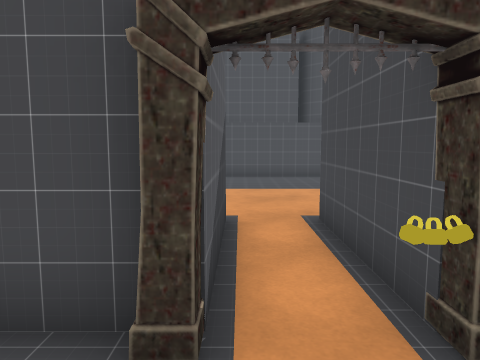
view 1 (above)

13 first-person views from a walk through a scene from a Unity 3-D project. The camera is 1.3 m above the floor, tilts 6° down and sees 70° across. Doors are open. The floor is counted in squares, 1 m on a side. Each view is taken from the middle of a square. On the plan, view 1 faces up. The plan holds only what a view shows up to about 15 squares ahead; the rest is blank. The place goes on beyond the plan. The player is left out. Some animated figures are left out.

view 2
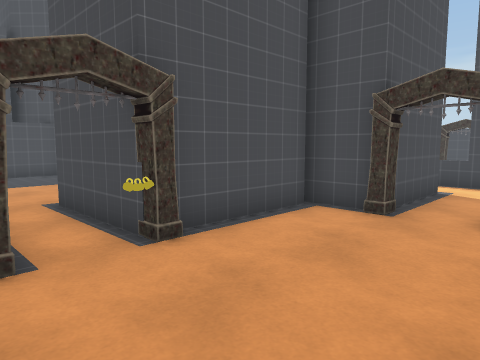

view 3
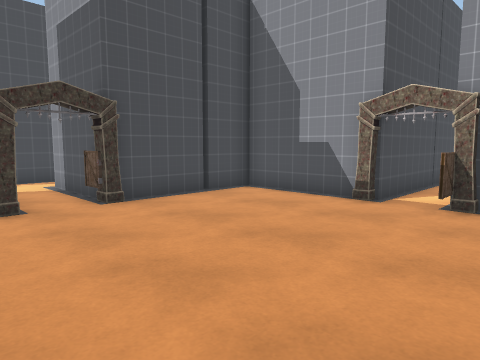

view 4
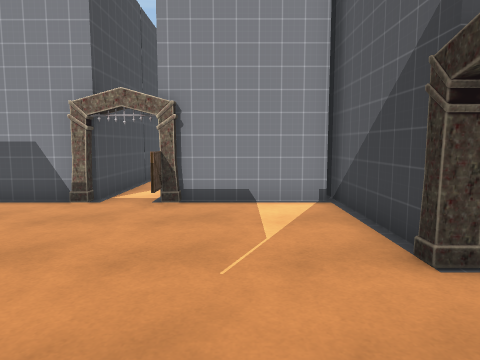

view 5
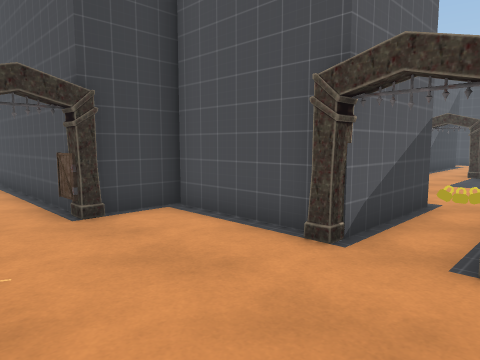

view 6
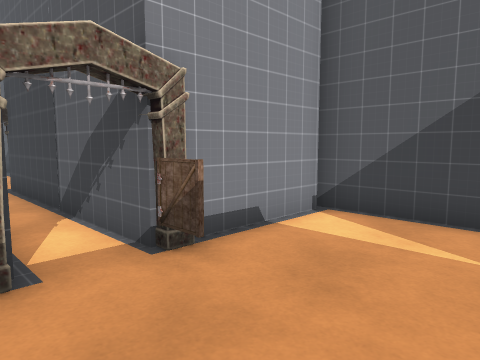

view 7
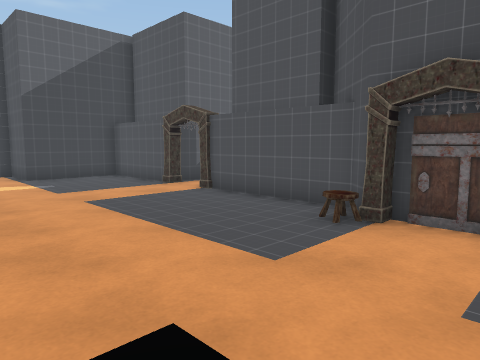

view 8
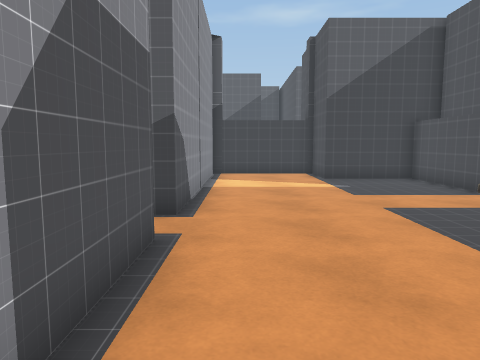

view 9
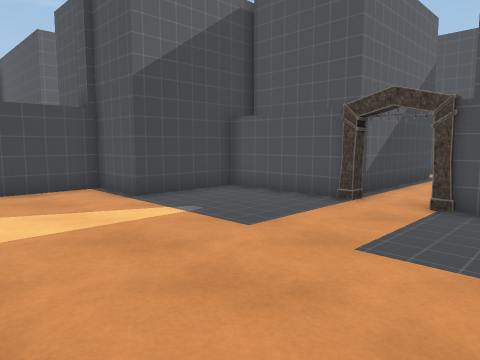

view 10
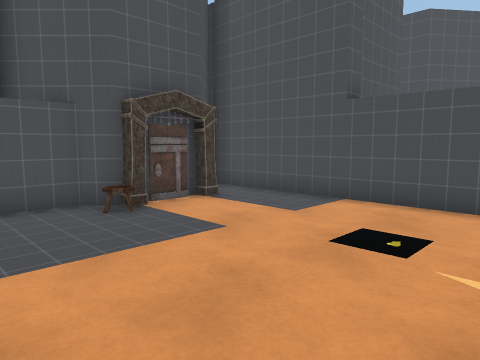

view 11
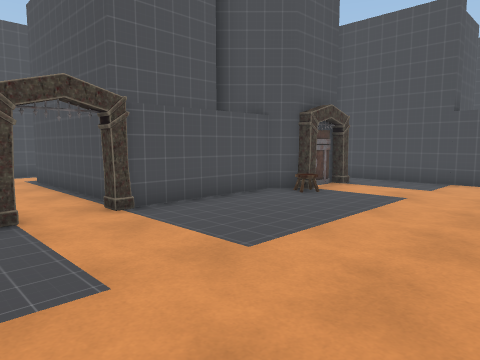

view 12
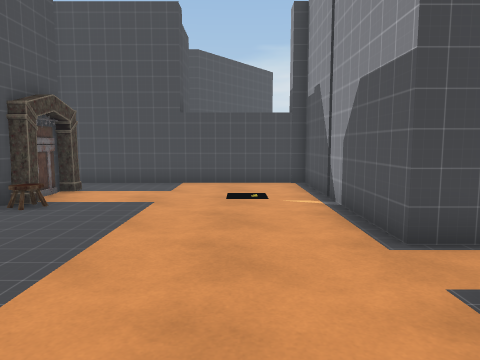

view 13
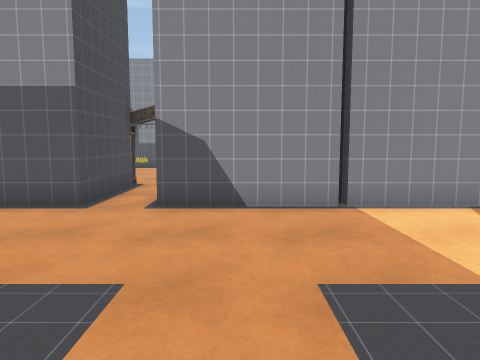

### Floor plan
Points are (right, up) in squares from view 1. A wall is a line through its corners. A room is listed if a view was taken in it or the views show most of it. See-through windows are left out.
Room 1 (views 1, 2, 3, 4, 5, 6)
walls: (-0.6, 2.3) (-4.2, 2.3) (-4.2, 0.5); (1.4, -5.8) (5.5, -5.8) (5.5, -1.5); (5.5, 0.9) (5.5, 2.3) (1.4, 2.3) (1.4, 5.8); (-4.2, -2.1) (-4.2, -6.8); (6.6, -1.3) (9.1, -1.3); (-5.6, 0.3) (-8.6, 0.3); (-0.2, 5.8) (-0.2, 2.4); (-4, -5.8) (-0.5, -5.8); (9.2, 0.7) (6.1, 0.7); (10.9, -1.9) (10.9, 1.3)
ways out: opening at (1, 5) to room 2; opening at (-9, -0.5); opening at (1, -7)
objects: gate (-5, 0); arch (-4, 0); arch (0, -6); gate (0, -5); arch (0, 2); other object (1, 2); arch (5, -1); arch (5, 1); gate (6, -1)
Room 2 (views 7, 8, 9, 10, 11, 12, 13)
walls: (1.4, 5.8) (5.4, 5.8); (-3, 13.5) (-6.9, 13.5) (-6.9, 10.2) (-9.1, 10.2) (-9.1, 5.8); (-0.6, 14.8) (-0.6, 20.2); (-4.1, 5.8) (-0.2, 5.8); (5.5, 5.8) (8.5, 5.8) (8.5, 14.6); (6.4, 12.9) (4.3, 12.9) (3.7, 13.5) (-0.6, 13.5); (-8.7, 5.8) (-4.2, 5.8); (-3.1, 20.2) (-3.1, 14.3) (-3.5, 14.3)
ways out: opening at (1, 5) to room 1
objects: arch (-1, 14); other object (5, 8); arch (5, 13)

Where each view was taken, in squares from view 1:
view 1: 0 up, 0 right, facing up
view 2: 2 down, 1 left, facing up-right
view 3: 2 up, 2 left, facing down-right
view 4: 2 up, 2 left, facing down
view 5: 2 down, 2 right, facing up-left
view 6: 2 down, 2 right, facing down-left
view 7: 7 up, 7 right, facing up-left
view 8: 7 up, 6 right, facing left
view 9: 6 up, 1 right, facing up-left
view 10: 6 up, 1 right, facing up-right
view 11: 7 up, 4 left, facing up-right
view 12: 8 up, 3 left, facing right
view 13: 13 up, 2 left, facing down
